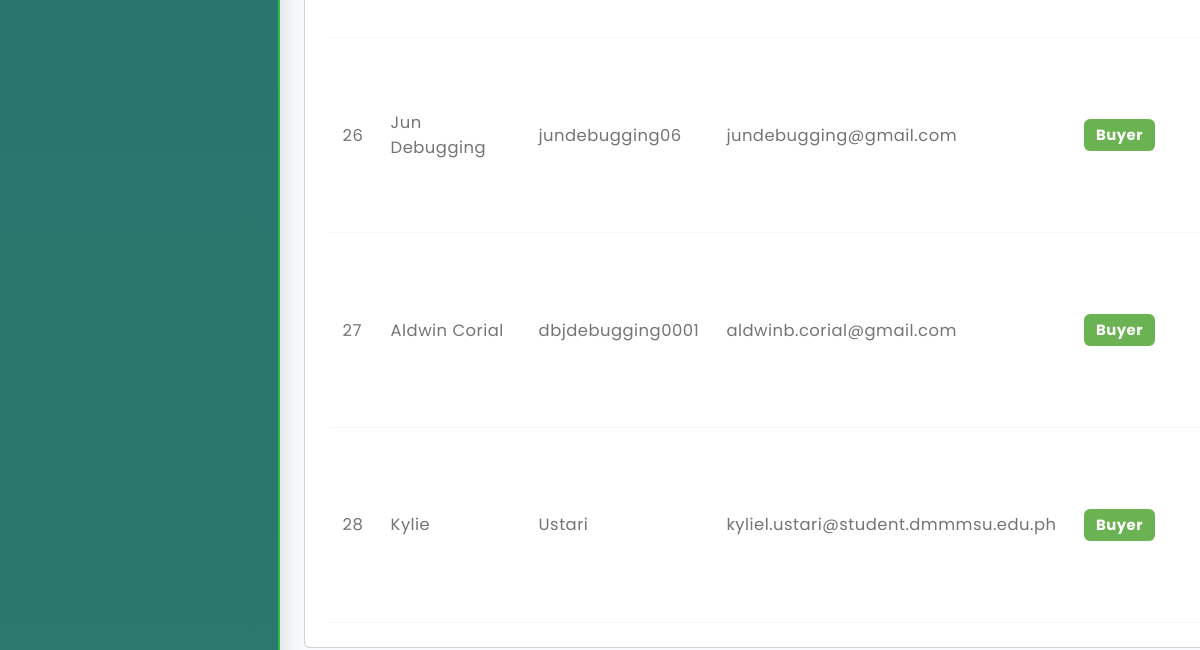
The page /admin/manageusers.php (signed in, lower part) on the database as committed earlier.
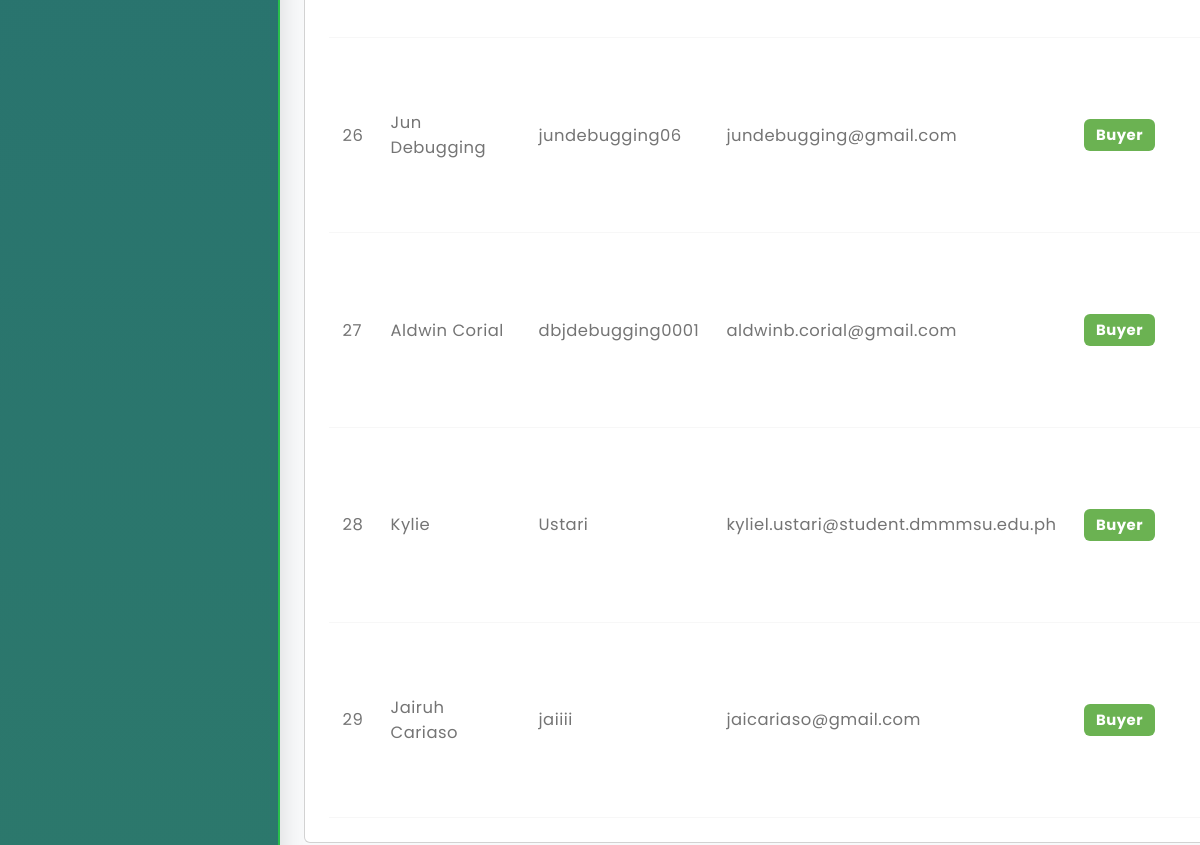
The same page on the database as committed later.
### tables this page shows
CREATE TABLE `buyers` (
  `buyer_id` int(11) NOT NULL AUTO_INCREMENT,
  `fullname` varchar(100) NOT NULL,
  `username` varchar(50) NOT NULL,
  `phone_number` varchar(20) NOT NULL,
  `email` varchar(100) NOT NULL,
  `password` varchar(255) NOT NULL,
  `address` text DEFAULT NULL,
  `documents` varchar(255) DEFAULT NULL,
  `status` enum('active','blocked') DEFAULT 'active',
  `created_at` timestamp NOT NULL DEFAULT current_timestamp(),
  `updated_at` timestamp NOT NULL DEFAULT current_timestamp() ON UPDATE current_timestamp(),
  `last_login` datetime DEFAULT NULL,
  `ecocoins_balance` decimal(10,2) NOT NULL DEFAULT 0.00,
  `reset_token` varchar(255) DEFAULT NULL,
  `reset_token_expires` datetime DEFAULT NULL,
  `reset_required` tinyint(1) DEFAULT 0,
  `failed_attempts` int(11) DEFAULT 0,
  `last_failed_attempt` datetime DEFAULT NULL,
  PRIMARY KEY (`buyer_id`),
  UNIQUE KEY `username` (`username`),
  UNIQUE KEY `email` (`email`)
);

### admin/manageusers.php (the view, shortened to what this page needs)
<?php
include 'adminheader.php';
require_once '../config/database.php';
try {
    $statusColumnExists = false;
    try {
        $stmt = $pdo->prepare("SHOW COLUMNS FROM Buyers LIKE 'status'");
        $stmt->execute();
        $statusColumnExists = $stmt->rowCount() > 0;
    } catch (PDOException $e) {
        $statusColumnExists = false;
    }
    if ($statusColumnExists) {
        $stmt = $pdo->prepare("
            SELECT buyer_id as id, fullname, username, email, phone_number, address, 'buyer' as user_type,
                   COALESCE(status, 'active') as status, created_at, NULL as business_docs
            FROM Buyers
        ");
    } else {
        $stmt = $pdo->prepare("
            SELECT buyer_id as id, fullname, username, email, phone_number, address, 'buyer' as user_type,
                   'active' as status, created_at, NULL as business_docs
            FROM Buyers
        ");
    }
    $stmt->execute();
    $buyers = $stmt->fetchAll();
    $stmt = $pdo->prepare("
        SELECT seller_id as id, fullname, username, email, phone_number, address, 'seller' as user_type,
               status, created_at, NULL as business_docs
        FROM Sellers
    ");
    $stmt->execute();
    $sellers = $stmt->fetchAll();
    $userAccounts = [];
    foreach ($buyers as $buyer) {
        $key = strtolower($buyer['email']);
        if (!isset($userAccounts[$key])) {
            $userAccounts[$key] = [
                'buyer' => $buyer,
                'seller' => null
            ];
        } else {
            $userAccounts[$key]['buyer'] = $buyer;
        }
    }
    foreach ($sellers as $seller) {
        $key = strtolower($seller['email']);
        if (!isset($userAccounts[$key])) {
            $userAccounts[$key] = [
                'buyer' => null,
                'seller' => $seller
            ];
        } else {
            $userAccounts[$key]['seller'] = $seller;
        }
    }
    $users = [];
    foreach ($userAccounts as $email => $accounts) {
        if ($accounts['buyer'] && $accounts['seller']) {
            $combinedUser = $accounts['buyer'];
            $combinedUser['user_type'] = 'buyer/seller';
            $combinedUser['buyer_id'] = $accounts['buyer']['id'];
            $combinedUser['seller_id'] = $accounts['seller']['id'];
            $combinedUser['buyer_status'] = $accounts['buyer']['status'];
            $combinedUser['seller_status'] = $accounts['seller']['status'];
            if (strtotime($accounts['buyer']['created_at']) < strtotime($accounts['seller']['created_at'])) {
                $combinedUser['created_at'] = $accounts['buyer']['created_at'];
            } else {
                $combinedUser['created_at'] = $accounts['seller']['created_at'];
            }
            $users[] = $combinedUser;
        } elseif ($accounts['buyer']) {
            $users[] = $accounts['buyer'];
        } elseif ($accounts['seller']) {
            $users[] = $accounts['seller'];
        }
    }
    usort($users, function($a, $b) {
        return strtotime($a['created_at']) - strtotime($b['created_at']);
    });
} catch (PDOException $e) {
    $users = [];
    $error_message = "Failed to load users: " . $e->getMessage();
}
include 'adminsidebar.php';
?>
<div class="container users-fixed-panel" style="padding-top:40px;">
  <div class="mb-3">
  <br>
  <div class="card p-4">
    <div style="overflow-x:auto;">
    <table class="table table-hover align-middle" style="min-width:700px;">
      <tbody>
        <?php
        $i = 0;
        foreach ($users as $user):
        ?>
        <tr>
          <td><?php echo ++$i; ?></td>
          <td><?php echo htmlspecialchars($user['fullname']); ?></td>
          <td><?php echo htmlspecialchars($user['username']); ?></td>
          <td><?php echo htmlspecialchars($user['email']); ?></td>
          <td>
            <?php if ($user['user_type'] == 'buyer/seller'): ?>
              <span class="badge bg-info">Buyer/Seller</span>
            <?php else: ?>
              <span class="badge bg-<?php echo $user['user_type'] == 'buyer' ? 'primary' : 'warning'; ?>">
                <?php echo ucfirst($user['user_type']); ?>
              </span>
            <?php endif; ?>
          </td>
        </tr>
        <?php endforeach; ?>
      </tbody>
    </table>
  </div>
</div>
</body>
</html>

Rows that differ between the two databases and show on the page:
added buyers: fullname "Jairuh Cariaso", username "jaiiii", email "jaicariaso@gmail.com", user_type "Buyer"
